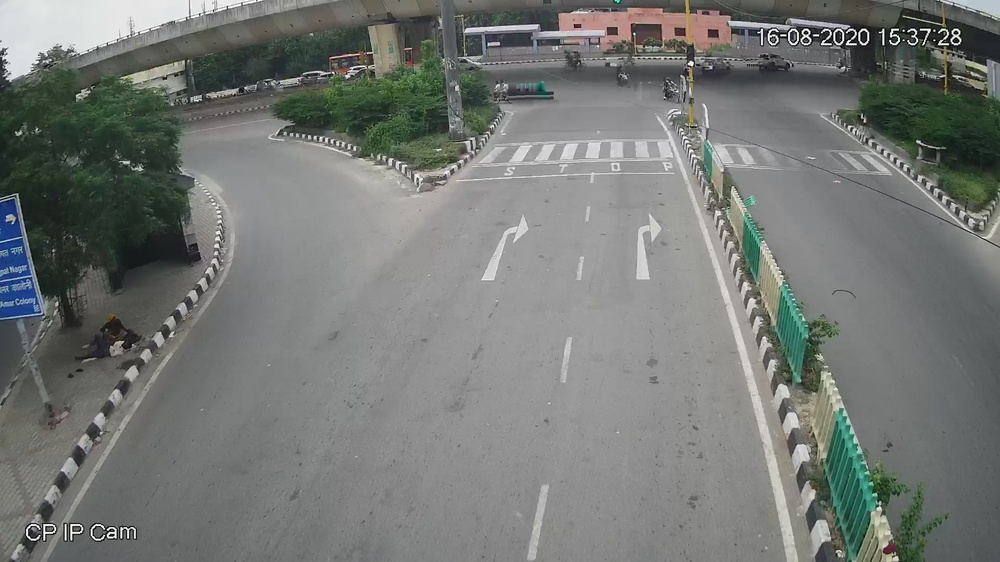
//> input picture images/empty.jpg, 1000 x 562 px, shrunk from 1920 x 1080 before the run
$ ./cam   (built with g++ and OpenCV 4)
//> lines starting //> are read from the running program, lines starting //| are printed output that depends on the picture
#include <iostream>
#include "opencv2/opencv.hpp"
#include <math.h>
using namespace std;
using namespace cv;

// [45 lines left out: functions CallBackFunc, get_quad, compare_points, sort_points, not called in this run]
int main()
{
    string image1_path = samples::findFile("../images/empty.jpg");
    string image2_path = samples::findFile("../images/traffic.jpg");

    Mat img1 = imread(image1_path, IMREAD_GRAYSCALE);
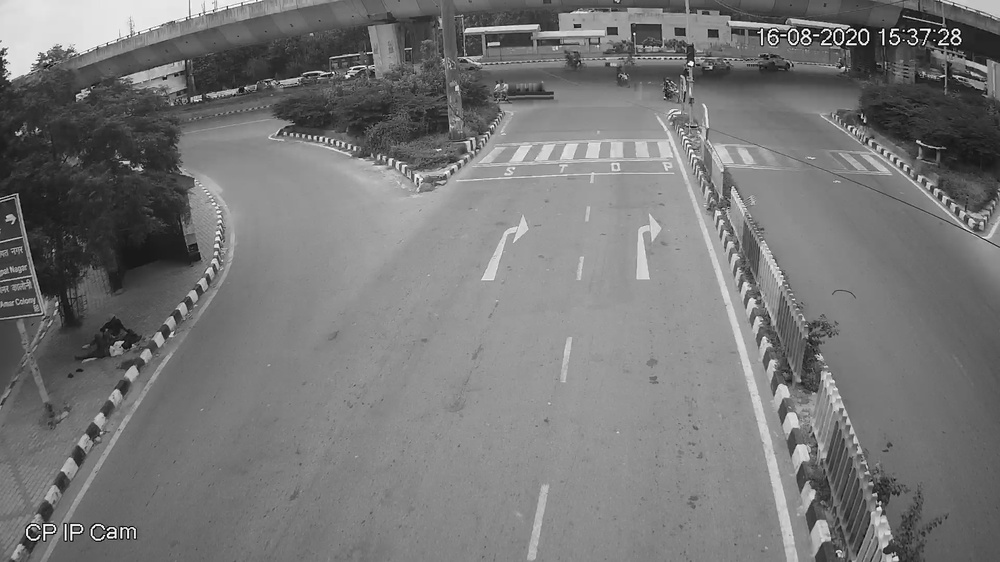
//> img1: 562 rows x 1000 cols, CV_8UC1; min 0, max 255, mean 118.8
    Mat img2 = imread(image2_path, IMREAD_GRAYSCALE);
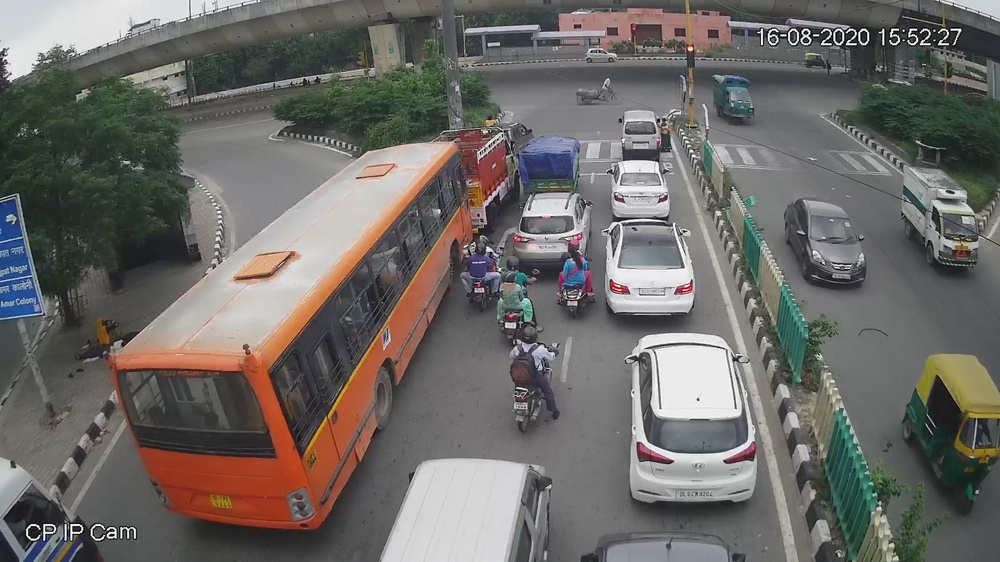
//> input picture images/traffic.jpg, 1000 x 562 px, shrunk from 1920 x 1080 before the run
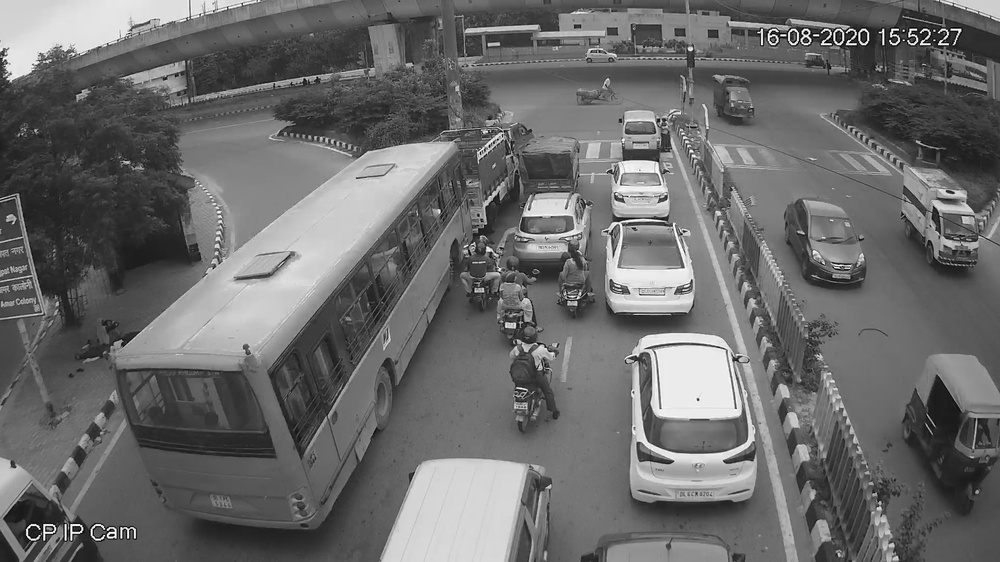
//> img2: 562 rows x 1000 cols, CV_8UC1; min 0, max 255, mean 106.6
    if (img1.empty())
    {
        cout << "Could not read the image: " << image1_path << endl;
        return 1;
    }
    if (img2.empty())
    {
        cout << "Could not read the image: " << image2_path << endl;
        return 1;
    }
    imshow("Display window", img1);
    vector<Point2f> points;
    cout << "Selected points are: " << endl;
    while (points.size() < 4)
    {
        setMouseCallback("Display window", CallBackFunc, &points);
        waitKey(500);
    }
    destroyWindow("Display window");
    points = sort_points(points);
    vector<Point2f> pts_dst;
    pts_dst.push_back(Point2f(points[0].x, points[0].y));
    pts_dst.push_back(Point2f(points[0].x, points[1].y));
    pts_dst.push_back(Point2f(points[3].x, points[1].y));
    pts_dst.push_back(Point2f(points[3].x, points[0].y));

    Mat H = findHomography(points, pts_dst);
    Mat img1_projected;
    Mat img2_projected;
    warpPerspective(img1, img1_projected, H, img1.size());
    warpPerspective(img2, img2_projected, H, img2.size());
    imshow("Perspective Changed", img1_projected);
    imwrite("../empty_projected.jpg", img1_projected);
    imwrite("../traffic_projected.jpg", img2_projected);
    cout << "Projected images stored as: empty_projected.jpg and traffic_projected.jpg\n";
    waitKey(0);
    destroyWindow("Perspective Changed");
    Rect crop_region(points[0].x, points[0].y, points[3].x - points[0].x, points[1].y - points[0].y);
    Mat img1_cropped = img1_projected(crop_region);
    Mat img2_cropped = img2_projected(crop_region);
    imshow("Cropped", img1_cropped);
    imwrite("../empty_cropped.jpg", img1_cropped);
    imwrite("../traffic_cropped.jpg", img2_cropped);
    cout << "Cropped images stored as : empty_cropped.jpg and traffic_cropped.jpg\n";
    waitKey(0);
    return 0;
}
